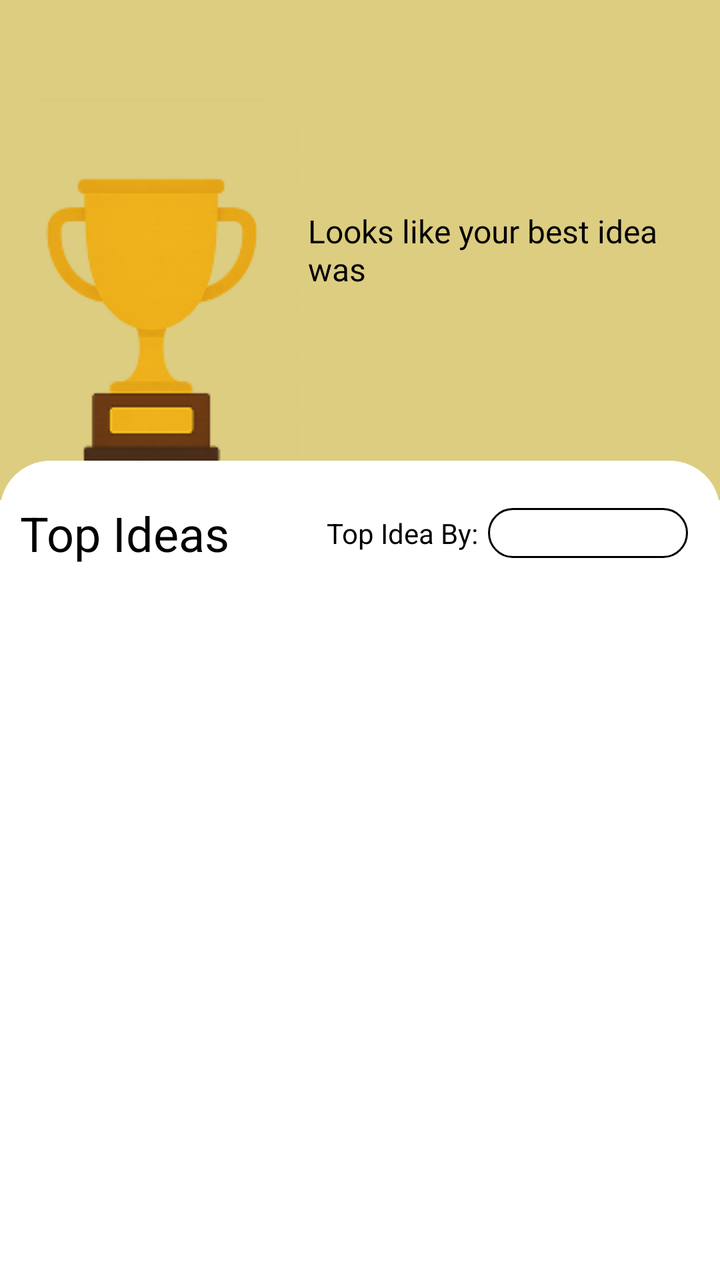
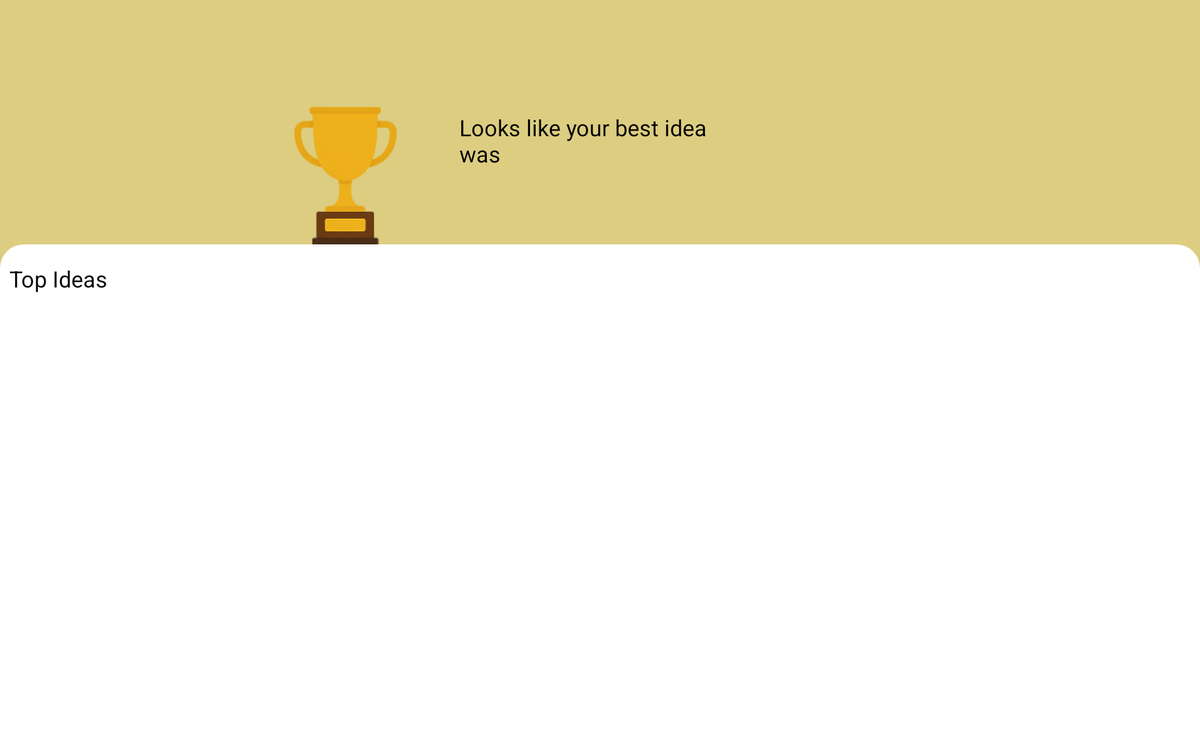

Compare how this app lays out the same screen by default and in its alternative resource folder. The renders come first, then the two layout files and the values they reference.
<!-- AndroidManifest.xml: application theme Theme.BusinessIdeasEvaluator -->
<!-- res/layout/fragment_tropy.xml -->
<?xml version="1.0" encoding="utf-8"?>
<androidx.core.widget.NestedScrollView xmlns:android="http://schemas.android.com/apk/res/android"
    xmlns:tools="http://schemas.android.com/tools"
    android:layout_width="match_parent"
    android:layout_height="match_parent"
    xmlns:app="http://schemas.android.com/apk/res-auto"
    tools:context=".View.Fragments.TropyFragment">


    <RelativeLayout
        android:layout_width="match_parent"
        android:layout_height="wrap_content">


        <RelativeLayout
            android:id="@+id/topBanner"
            android:layout_width="match_parent"
            android:layout_height="250dp"
            android:background="@color/tan"
            app:layout_constraintTop_toTopOf="parent"
            app:layout_constraintStart_toStartOf="parent"
            app:layout_constraintEnd_toEndOf="parent"
            >

            <ImageView
                android:id="@+id/girlImage"
                android:layout_width="wrap_content"
                android:layout_height="wrap_content"
                android:src="@drawable/trophy_png"
                android:layout_alignParentBottom="true"
                android:layout_marginBottom="-15dp"
                android:contentDescription="picture of girl"
                android:layout_marginStart="5dp"

                />

            <TextView
                android:id="@+id/dailyQuote"
                android:layout_width="wrap_content"
                android:layout_height="wrap_content"
                android:maxWidth="200dp"
                android:layout_marginStart="5dp"
                android:layout_marginEnd="5dp"
                android:fontFamily="@font/open_sans_regular"
                android:text="Looks like your best idea was"
                android:textColor="@color/black"
                android:textSize="16sp"
                android:layout_centerVertical="true"
                android:layout_toRightOf="@id/girlImage"/>
        </RelativeLayout>


        
        <androidx.cardview.widget.CardView
            android:id="@+id/bottomContent"
            android:layout_width="match_parent"
            android:layout_height="match_parent"
            app:cardCornerRadius="25dp"
            app:cardElevation="0dp"
            android:layout_below="@id/topBanner"
            android:layout_marginTop="-20dp"
            android:layout_marginBottom="-20dp"
            app:layout_constraintTop_toBottomOf="@id/topBanner"
            app:layout_constraintBottom_toBottomOf="parent"
            app:layout_constraintStart_toStartOf="parent"
            app:layout_constraintEnd_toEndOf="parent"
            app:cardBackgroundColor="@color/white">
<androidx.constraintlayout.widget.ConstraintLayout
    android:layout_width="match_parent"
    android:layout_height="wrap_content">
            <TextView
                android:id="@+id/topIdeas"
                android:layout_width="wrap_content"
                android:layout_height="wrap_content"
                android:text="Top Ideas"
                android:textColor="@color/black"
                android:textSize="24sp"
                app:layout_constraintStart_toStartOf="parent"
                app:layout_constraintBottom_toTopOf="@id/trophy_rec"
                app:layout_constraintTop_toTopOf="parent"
                android:layout_marginTop="20dp"
                android:layout_marginStart="10dp"
                />

    <TextView
        android:layout_width="wrap_content"
        android:layout_height="wrap_content"
        android:text="Top Idea By:"
        app:layout_constraintBottom_toBottomOf="@+id/sortSpinner"
        app:layout_constraintEnd_toStartOf="@+id/sortSpinner"
        app:layout_constraintTop_toTopOf="@+id/sortSpinner"
        android:layout_marginEnd="5dp"
        android:textColor="@color/black"/>
    <Spinner
        android:id="@+id/sortSpinner"
        android:layout_width="100dp"
        android:layout_height="25dp"
        app:layout_constraintEnd_toEndOf="parent"
        app:layout_constraintTop_toTopOf="parent"
        app:layout_constraintBottom_toTopOf="@id/trophy_rec"
        android:layout_marginEnd="16dp"
        android:layout_marginTop="20dp"
        android:paddingHorizontal="5dp"
        android:background="@drawable/sort_spinner"
        />

            <androidx.recyclerview.widget.RecyclerView
                android:id="@+id/trophy_rec"
                android:layout_width="match_parent"
                android:layout_height="wrap_content"
                android:nestedScrollingEnabled="false"
                android:paddingTop="16dp"
                android:paddingBottom="16dp"
                app:layout_constraintTop_toBottomOf="@id/topIdeas"
                app:layout_constraintStart_toStartOf="parent"
                app:layout_constraintEnd_toEndOf="parent"

                />
</androidx.constraintlayout.widget.ConstraintLayout>
        </androidx.cardview.widget.CardView>

    </RelativeLayout>
</androidx.core.widget.NestedScrollView>
<!-- resources referenced by this layout -->
<resources>
  <color name="black">#FF000000</color>
  <color name="tan">#DCCD81</color>
  <color name="white">#FFFFFFFF</color>
  <!-- drawable sort_spinner (drawable) -->
  <shape xmlns:android="http://schemas.android.com/apk/res/android"
      android:shape="rectangle">
      <solid android:color="@android:color/white" />
      <corners android:radius="12dp" />
      <stroke
          android:width="1dp"
          android:color="@android:color/black" />
  </shape>
  <!-- drawable trophy_png: png bitmap (drawable, 16490 bytes) -->
  <style name="Theme.BusinessIdeasEvaluator" parent="Base.Theme.BusinessIdeasEvaluator" />
  <style name="Base.Theme.BusinessIdeasEvaluator" parent="Theme.MaterialComponents.Light.NoActionBar">
          
          
          <item name="android:forceDarkAllowed" tools:targetApi="q">false</item>
      </style>
</resources>
<!-- res/layout-sw720dp/fragment_tropy.xml (the repository's variant of the layout above) -->
<!-- drawn on a large tablet held sideways -->
<?xml version="1.0" encoding="utf-8"?>
<androidx.core.widget.NestedScrollView xmlns:android="http://schemas.android.com/apk/res/android"
    xmlns:tools="http://schemas.android.com/tools"
    android:layout_width="match_parent"
    android:layout_height="match_parent"
    xmlns:app="http://schemas.android.com/apk/res-auto"
    tools:context=".View.Fragments.TropyFragment"
    android:background="@color/white">


    <RelativeLayout
        android:layout_width="match_parent"
        android:layout_height="wrap_content">


        <RelativeLayout
            android:id="@+id/topBanner"
            android:layout_width="match_parent"
            android:layout_height="300dp"
            android:background="@color/tan"
            app:layout_constraintTop_toTopOf="parent"
            app:layout_constraintStart_toStartOf="parent"
            app:layout_constraintEnd_toEndOf="parent"
            >

            <ImageView
                android:id="@+id/girlImage"
                android:layout_width="150dp"
                android:layout_height="300dp"
                android:src="@drawable/trophy_png"
                android:layout_alignParentBottom="true"
                android:layout_marginBottom="-35dp"
                android:contentDescription="picture of girl"
                android:layout_marginStart="5dp"
                android:layout_centerInParent="true"
                android:layout_toLeftOf="@id/dailyQuote"
                android:layout_marginEnd="40dp"
                />

            <TextView
                android:id="@+id/dailyQuote"
                android:layout_width="wrap_content"
                android:layout_height="wrap_content"
                android:maxWidth="300dp"
                android:layout_marginStart="5dp"
                android:layout_marginEnd="5dp"
                android:fontFamily="@font/open_sans_regular"
                android:text="Looks like your best idea was"
                android:textColor="@color/black"
                android:textSize="24sp"
                android:layout_centerInParent="true"
                />
        </RelativeLayout>


        
        <androidx.cardview.widget.CardView
            android:id="@+id/bottomContent"
            android:layout_width="match_parent"
            android:layout_height="match_parent"
            app:cardCornerRadius="25dp"
            app:cardElevation="0dp"
            android:layout_below="@id/topBanner"
            android:layout_marginTop="-40dp"
            android:layout_marginBottom="-20dp"
            app:layout_constraintTop_toBottomOf="@id/topBanner"
            app:layout_constraintBottom_toBottomOf="parent"
            app:layout_constraintStart_toStartOf="parent"
            app:layout_constraintEnd_toEndOf="parent"
            app:cardBackgroundColor="@color/white">
<androidx.constraintlayout.widget.ConstraintLayout
    android:layout_width="match_parent"
    android:layout_height="wrap_content">
            <TextView
                android:id="@+id/topIdeas"
                android:layout_width="wrap_content"
                android:layout_height="wrap_content"
                android:text="Top Ideas"
                android:textColor="@color/black"
                android:textSize="24sp"
                app:layout_constraintStart_toStartOf="parent"
                app:layout_constraintBottom_toTopOf="@id/trophy_rec"
                app:layout_constraintTop_toTopOf="parent"
                android:layout_marginTop="20dp"
                android:layout_marginStart="10dp"
                />
            <androidx.recyclerview.widget.RecyclerView
                android:id="@+id/trophy_rec"
                android:layout_width="match_parent"
                android:layout_height="wrap_content"
                android:nestedScrollingEnabled="false"
                android:paddingTop="16dp"
                android:paddingBottom="16dp"
                app:layout_constraintTop_toBottomOf="@id/topIdeas"
                app:layout_constraintStart_toStartOf="parent"
                app:layout_constraintEnd_toEndOf="parent"

                />
</androidx.constraintlayout.widget.ConstraintLayout>
        </androidx.cardview.widget.CardView>

    </RelativeLayout>
</androidx.core.widget.NestedScrollView>
<!-- resources referenced by the variant -->
<!-- as a large tablet held sideways resolves them -->
<resources>
  <color name="black">#FF000000</color>
  <color name="tan">#DCCD81</color>
  <color name="white">#FFFFFFFF</color>
  <!-- drawable trophy_png: png bitmap (drawable, 16490 bytes) -->
  <style name="Theme.BusinessIdeasEvaluator" parent="Base.Theme.BusinessIdeasEvaluator" />
  <style name="Base.Theme.BusinessIdeasEvaluator" parent="Theme.MaterialComponents.Light.NoActionBar">
          
          
          <item name="android:forceDarkAllowed" tools:targetApi="q">false</item>
      </style>
</resources>
